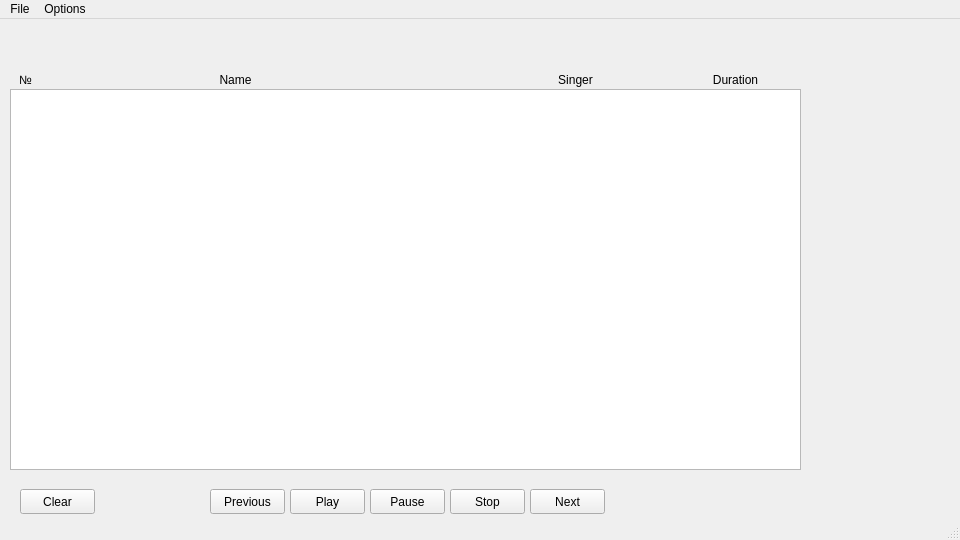
<?xml version="1.0" encoding="UTF-8"?>
<ui version="4.0">
 <class>MainWindow</class>
 <widget class="QMainWindow" name="MainWindow">
  <property name="geometry">
   <rect>
    <x>0</x>
    <y>0</y>
    <width>960</width>
    <height>540</height>
   </rect>
  </property>
  <property name="sizePolicy">
   <sizepolicy hsizetype="Preferred" vsizetype="Preferred">
    <horstretch>0</horstretch>
    <verstretch>0</verstretch>
   </sizepolicy>
  </property>
  <property name="minimumSize">
   <size>
    <width>960</width>
    <height>540</height>
   </size>
  </property>
  <property name="maximumSize">
   <size>
    <width>960</width>
    <height>540</height>
   </size>
  </property>
  <property name="windowTitle">
   <string>Terapsi</string>
  </property>
  <widget class="QWidget" name="MainWidget">
   <property name="minimumSize">
    <size>
     <width>0</width>
     <height>0</height>
    </size>
   </property>
   <widget class="QPushButton" name="play_button">
    <property name="geometry">
     <rect>
      <x>290</x>
      <y>470</y>
      <width>75</width>
      <height>25</height>
     </rect>
    </property>
    <property name="text">
     <string>Play</string>
    </property>
   </widget>
   <widget class="QPushButton" name="pause_button">
    <property name="geometry">
     <rect>
      <x>370</x>
      <y>470</y>
      <width>75</width>
      <height>25</height>
     </rect>
    </property>
    <property name="text">
     <string>Pause</string>
    </property>
   </widget>
   <widget class="QPushButton" name="stop_button">
    <property name="geometry">
     <rect>
      <x>450</x>
      <y>470</y>
      <width>75</width>
      <height>25</height>
     </rect>
    </property>
    <property name="text">
     <string>Stop</string>
    </property>
   </widget>
   <widget class="QPushButton" name="previous_button">
    <property name="geometry">
     <rect>
      <x>210</x>
      <y>470</y>
      <width>75</width>
      <height>25</height>
     </rect>
    </property>
    <property name="text">
     <string>Previous</string>
    </property>
   </widget>
   <widget class="QPushButton" name="next_button">
    <property name="geometry">
     <rect>
      <x>530</x>
      <y>470</y>
      <width>75</width>
      <height>25</height>
     </rect>
    </property>
    <property name="text">
     <string>Next</string>
    </property>
   </widget>
   <widget class="QTableWidget" name="playlist_table">
    <property name="geometry">
     <rect>
      <x>10</x>
      <y>70</y>
      <width>791</width>
      <height>381</height>
     </rect>
    </property>
    <property name="verticalScrollBarPolicy">
     <enum>Qt::ScrollBarAsNeeded</enum>
    </property>
    <property name="horizontalScrollBarPolicy">
     <enum>Qt::ScrollBarAlwaysOff</enum>
    </property>
    <property name="showGrid">
     <bool>true</bool>
    </property>
    <property name="gridStyle">
     <enum>Qt::SolidLine</enum>
    </property>
    <property name="rowCount">
     <number>0</number>
    </property>
    <property name="columnCount">
     <number>0</number>
    </property>
    <attribute name="horizontalHeaderVisible">
     <bool>false</bool>
    </attribute>
    <attribute name="horizontalHeaderCascadingSectionResizes">
     <bool>false</bool>
    </attribute>
    <attribute name="horizontalHeaderDefaultSectionSize">
     <number>100</number>
    </attribute>
    <attribute name="horizontalHeaderHighlightSections">
     <bool>true</bool>
    </attribute>
    <attribute name="horizontalHeaderShowSortIndicator" stdset="0">
     <bool>false</bool>
    </attribute>
    <attribute name="horizontalHeaderStretchLastSection">
     <bool>false</bool>
    </attribute>
    <attribute name="verticalHeaderVisible">
     <bool>false</bool>
    </attribute>
   </widget>
   <widget class="QLabel" name="name_label">
    <property name="geometry">
     <rect>
      <x>200</x>
      <y>50</y>
      <width>71</width>
      <height>21</height>
     </rect>
    </property>
    <property name="text">
     <string>Name</string>
    </property>
    <property name="textFormat">
     <enum>Qt::AutoText</enum>
    </property>
    <property name="scaledContents">
     <bool>false</bool>
    </property>
    <property name="alignment">
     <set>Qt::AlignCenter</set>
    </property>
   </widget>
   <widget class="QLabel" name="singer_label">
    <property name="geometry">
     <rect>
      <x>540</x>
      <y>50</y>
      <width>71</width>
      <height>21</height>
     </rect>
    </property>
    <property name="text">
     <string>Singer</string>
    </property>
    <property name="textFormat">
     <enum>Qt::AutoText</enum>
    </property>
    <property name="scaledContents">
     <bool>false</bool>
    </property>
    <property name="alignment">
     <set>Qt::AlignCenter</set>
    </property>
   </widget>
   <widget class="QLabel" name="duration_label">
    <property name="geometry">
     <rect>
      <x>700</x>
      <y>50</y>
      <width>71</width>
      <height>21</height>
     </rect>
    </property>
    <property name="text">
     <string>Duration</string>
    </property>
    <property name="textFormat">
     <enum>Qt::AutoText</enum>
    </property>
    <property name="scaledContents">
     <bool>false</bool>
    </property>
    <property name="alignment">
     <set>Qt::AlignCenter</set>
    </property>
   </widget>
   <widget class="QLabel" name="name_label_2">
    <property name="geometry">
     <rect>
      <x>10</x>
      <y>50</y>
      <width>31</width>
      <height>21</height>
     </rect>
    </property>
    <property name="text">
     <string>№</string>
    </property>
    <property name="textFormat">
     <enum>Qt::AutoText</enum>
    </property>
    <property name="scaledContents">
     <bool>false</bool>
    </property>
    <property name="alignment">
     <set>Qt::AlignCenter</set>
    </property>
   </widget>
   <widget class="QPushButton" name="clear_button">
    <property name="geometry">
     <rect>
      <x>20</x>
      <y>470</y>
      <width>75</width>
      <height>25</height>
     </rect>
    </property>
    <property name="text">
     <string>Clear</string>
    </property>
   </widget>
  </widget>
  <widget class="QMenuBar" name="menubar">
   <property name="geometry">
    <rect>
     <x>0</x>
     <y>0</y>
     <width>960</width>
     <height>21</height>
    </rect>
   </property>
   <widget class="QMenu" name="menuFile">
    <property name="title">
     <string>File</string>
    </property>
    <addaction name="actionOpen"/>
   </widget>
   <widget class="QMenu" name="menuOptions">
    <property name="title">
     <string>Options</string>
    </property>
   </widget>
   <addaction name="menuFile"/>
   <addaction name="menuOptions"/>
  </widget>
  <widget class="QStatusBar" name="statusbar"/>
  <action name="actionOpen">
   <property name="text">
    <string>Open</string>
   </property>
  </action>
 </widget>
 <resources/>
 <connections/>
</ui>
